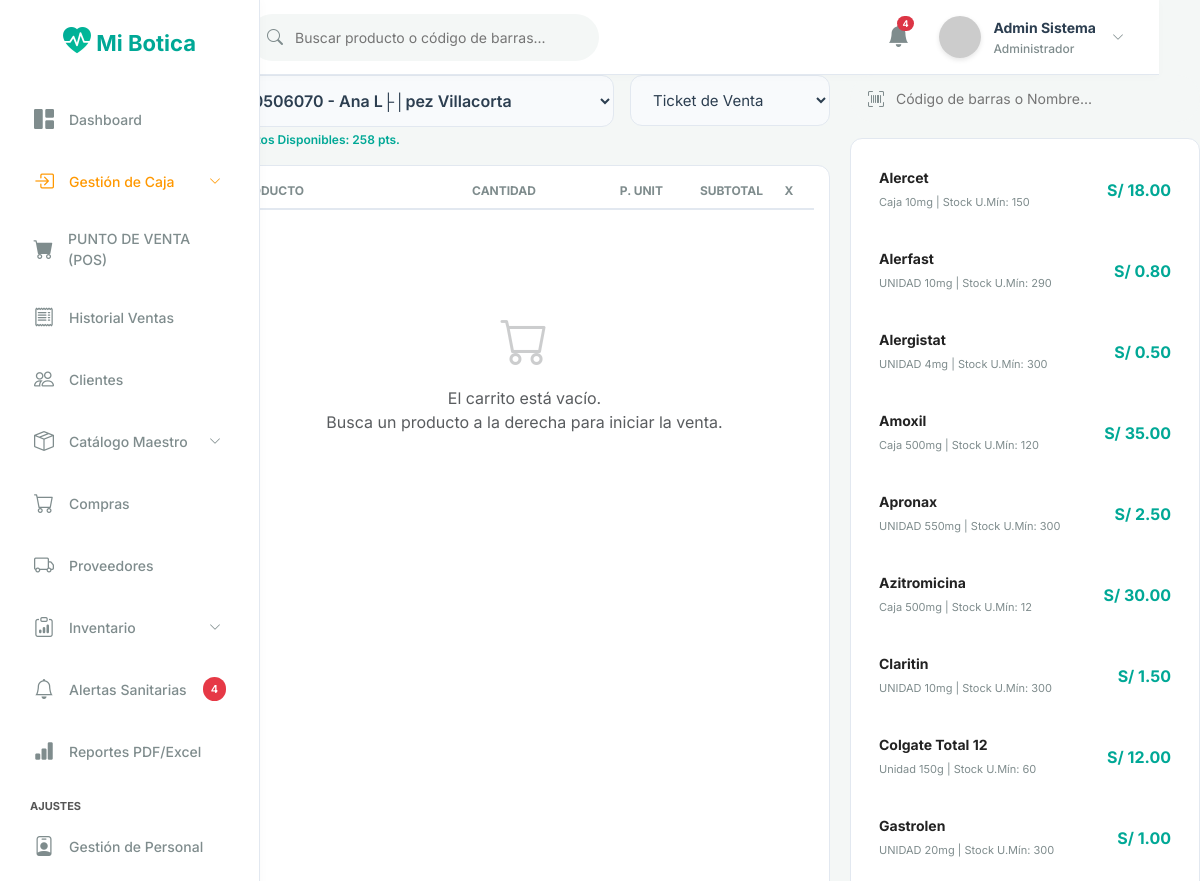
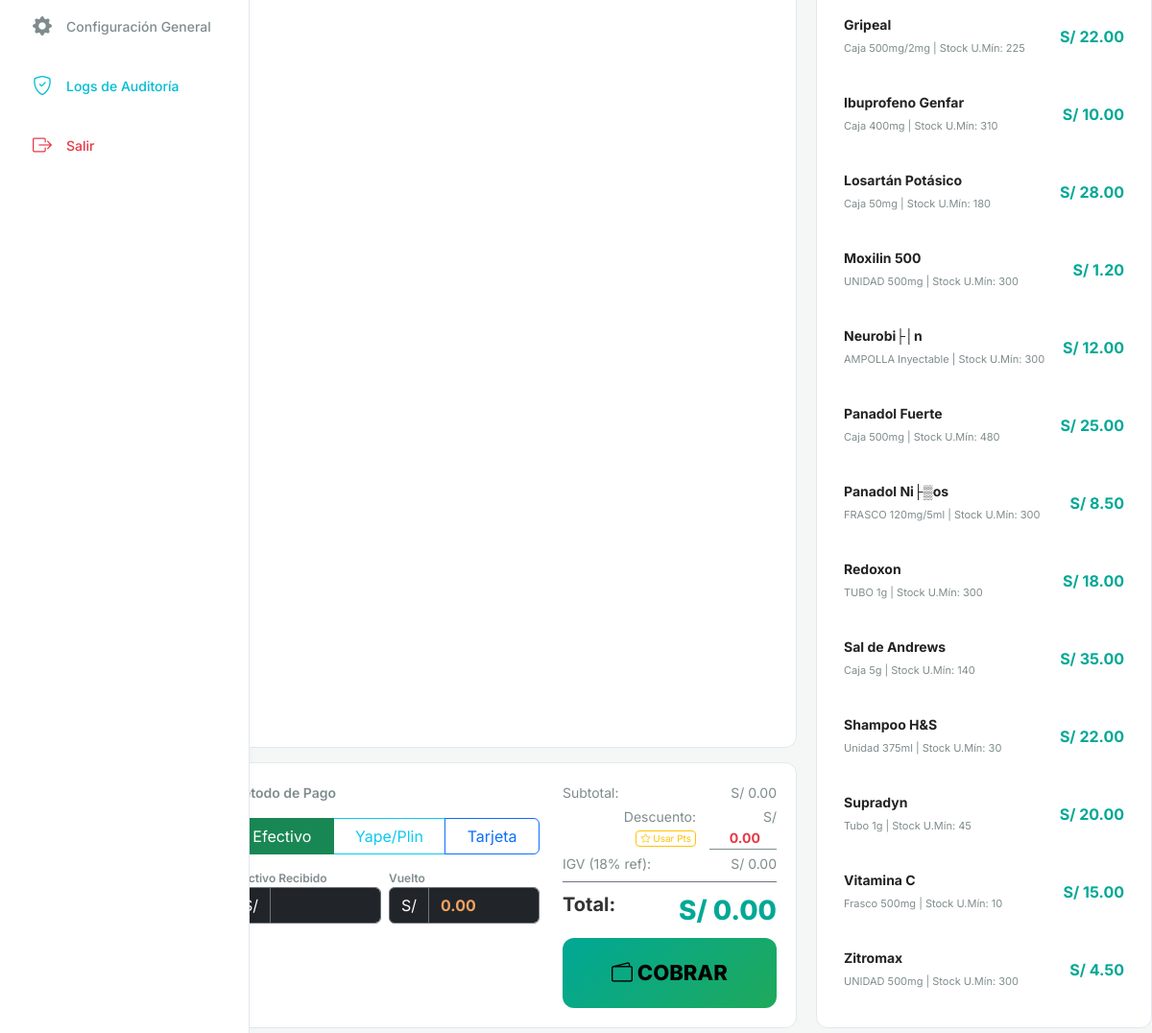
Screenshot of /venta/pos (signed in) with the database file from the repository (2 pictures, top to bottom).
### tables this page shows
CREATE TABLE `productos` (
  `id` int NOT NULL AUTO_INCREMENT,
  `codigo_barras` varchar(50) DEFAULT NULL,
  `nombre_generico` varchar(150) NOT NULL,
  `nombre_comercial` varchar(150) NOT NULL,
  `concentracion` varchar(100) DEFAULT NULL,
  `forma_farmaceutica` varchar(100) DEFAULT NULL,
  `id_laboratorio` int DEFAULT NULL,
  `id_categoria` int DEFAULT NULL,
  `precio_compra` decimal(10,2) NOT NULL DEFAULT '0.00',
  `precio_venta` decimal(10,2) NOT NULL DEFAULT '0.00',
  `margen_ganancia` decimal(5,2) NOT NULL DEFAULT '0.00',
  `unidad_medida` varchar(50) DEFAULT NULL,
  `requiere_receta` tinyint(1) DEFAULT '0',
  `stock_actual` int NOT NULL DEFAULT '0',
  `stock_minimo` int NOT NULL DEFAULT '10',
  `estado` tinyint(1) DEFAULT '1',
  `fraccionable` tinyint(1) DEFAULT '0',
  `unidades_por_caja` int DEFAULT '1',
  `unidad_fraccion` varchar(50) DEFAULT NULL,
  `precio_fraccion` decimal(10,2) DEFAULT '0.00',
  PRIMARY KEY (`id`),
  UNIQUE KEY `codigo_barras` (`codigo_barras`),
  KEY `id_laboratorio` (`id_laboratorio`),
  KEY `id_categoria` (`id_categoria`),
  CONSTRAINT `productos_ibfk_1` FOREIGN KEY (`id_laboratorio`) REFERENCES `laboratorios` (`id`) ON DELETE SET NULL,
  CONSTRAINT `productos_ibfk_2` FOREIGN KEY (`id_categoria`) REFERENCES `categorias` (`id`) ON DELETE SET NULL
);

### app/controllers/VentaController.php (called while the page is built, shortened)
<?php
class VentaController extends Controller {
    public function pos() {
        $cliModel = $this->model('Cliente');
        $prodModel = $this->model('Producto');
        $configModel = $this->model('Configuracion');
        $data = [
            'title' => 'Punto de Venta',
            'clientes' => $cliModel->getAll(),
            'productos' => $prodModel->getAll(),
            'igv' => $configModel->get('igv')
        ];
        $this->view('ventas/pos', $data);
    }
}

### app/core/App.php (called while the page is built, shortened)
<?php
class App {
    protected $method = 'login';
    public function __construct() {
        $url = $this->parseUrl();
        if (isset($url[0]) && file_exists('../app/controllers/' . ucfirst($url[0]) . 'Controller.php')) {
            unset($url[0]);
        }
        $this->controller = new $this->controller;
        if (isset($url[1])) {
            if (method_exists($this->controller, $url[1])) {
                $this->method = $url[1];
                unset($url[1]);
            }
        }
        $this->params = $url ? array_values($url) : [];
        call_user_func_array([$this->controller, $this->method], $this->params);
    }
    public function parseUrl() {
        if (isset($_GET['url'])) {
            return explode('/', filter_var(rtrim($_GET['url'], '/'), FILTER_SANITIZE_URL));
        }
        return [];
    }
}

### public/index.php (called while the page is built, shortened)
<?php
require_once '../app/config/database.php';
require_once '../app/core/App.php';
require_once '../app/core/Controller.php';
$app = new App();

### app/models/Cliente.php (called while the page is built, shortened)
<?php
class Cliente {
    private $conn;
    public function __construct() {
        $db = new Database();
        $this->conn = $db->getConnection();
    }
    public function getAll() {
        $stmt = $this->conn->prepare("SELECT * FROM clientes WHERE estado = 1 ORDER BY nombres");
        $stmt->execute();
        return $stmt->fetchAll(PDO::FETCH_ASSOC);
    }
}

### app/config/database.php (called while the page is built, shortened)
<?php
class Database {
    private $host = "localhost";
    private $db_name = "botica_db";
    private $username = "root";
    private $password = "";
    public function getConnection() {
        $this->conn = null;
        try {
            $this->conn = new PDO("mysql:host=" . $this->host . ";dbname=" . $this->db_name . ";charset=utf8mb4", $this->username, $this->password);
            $this->conn->exec("SET NAMES utf8mb4");
        } catch(PDOException $exception) {
            error_log("Error de conexión a la base de datos: " . $exception->getMessage());
            die("No se pudo conectar con la base de datos. Intente nuevamente más tarde.");
        }
        return $this->conn;
    }
}
?>

### app/models/Producto.php (called while the page is built, shortened)
<?php
class Producto {
    private $conn;
    public function __construct() {
        $db = new Database();
        $this->conn = $db->getConnection();
    }
    public function getAll() {
        $query = "SELECT p.*, c.nombre as categoria, l.nombre as laboratorio
                  FROM productos p
                  LEFT JOIN categorias c ON p.id_categoria = c.id
                  LEFT JOIN laboratorios l ON p.id_laboratorio = l.id
                  WHERE p.estado = 1 ORDER BY p.nombre_comercial";
        $stmt = $this->conn->prepare($query);
        $stmt->execute();
        return $stmt->fetchAll(PDO::FETCH_ASSOC);
    }
}

### app/views/ventas/pos.php (the view, shortened to what this page needs)
<div class="pos-layout">
    <div class="pos-left">
        <form action="<?php echo BASE_URL; ?>venta/save" method="POST" id="formVenta" style="display:flex; flex-direction:column; height: 100%;">
            <div class="d-flex gap-3 mb-3">
                <div class="flex-grow-1">
                    <select class="form-control-custom" name="id_cliente" required style="font-size: 16px; font-weight: 600;">
                        <?php foreach($data['clientes'] as $cli): ?>
                            <option value="<?php echo $cli['id']; ?>" data-puntos="<?php echo $cli['puntos_acumulados'] ?? 0; ?>"><?php echo htmlspecialchars($cli['num_documento'] . ' - ' . $cli['nombres']); ?></option>
                        <?php endforeach; ?>
                    </select>
                    <div id="puntosBlock" class="mt-1" style="display:none; font-size:12px; font-weight:600; color: var(--accent-primary);">
                        <i class="bi bi-star-fill text-warning"></i> Puntos Disponibles: <span id="lblPuntos">0</span> pts.
                    </div>
                </div>
                <div style="width: 200px;">
                    <select class="form-control-custom" name="tipo_comprobante" required>
                        <option value="Ticket">Ticket de Venta</option>
                    </select>
                </div>
            </div>
            <div class="pos-cart" id="cartContainer">
                <table style="width: 100%; color: #222;">
                    <thead>
                        <tr style="border-bottom: 2px solid var(--border-color); color:var(--text-secondary); font-size:12px; text-transform:uppercase;">
                            <th class="pb-2">Producto</th>
                            <th class="pb-2 text-center" width="120">Cantidad</th>
                            <th class="pb-2 text-end" width="100">P. Unit</th>
                            <th class="pb-2 text-end" width="100">Subtotal</th>
                            <th class="pb-2 text-center" width="50">X</th>
                        </tr>
                    </thead>
                    <tbody id="cartItems">
                    </tbody>
                </table>
                <div id="cartEmpty" class="text-center text-muted mt-5 mt-md-5 pt-5">
                    <i class="bi bi-cart" style="font-size: 48px; opacity:0.3;"></i>
                    <p class="mt-2">El carrito está vacío.<br>Busca un producto a la derecha para iniciar la venta.</p>
                </div>
            </div>
            <div class="pos-totals">
                <div class="row">
                    <div class="col-md-7">
                        <div class="d-flex flex-column gap-3 mb-3">
                            <label class="form-label mb-0" style="color:var(--text-secondary);">Método de Pago</label>
                            <div class="btn-group" role="group" aria-label="Metodo de pago">
                                <label class="btn btn-outline-success" for="btnEfecti">Efectivo</label>
                                <label class="btn btn-outline-info" for="btnYape">Yape/Plin</label>
                                <label class="btn btn-outline-primary" for="btnTarj">Tarjeta</label>
                            </div>
                        </div>
                        <div class="row g-2">
                            <div class="col-6">
                                <label class="form-label mb-0" style="color:var(--text-secondary); font-size:12px;">Efectivo Recibido</label>
                                <div class="input-group">
                                    <span class="input-group-text bg-dark border-secondary text-white">S/</span>
                                    <input type="number" step="0.01" class="form-control bg-dark border-secondary text-white fw-bold" name="pago_recibido" id="inPago" placeholder="0.00" oninput="calcularVuelto()">
                                </div>
                            </div>
                            <div class="col-6">
                                <label class="form-label mb-0" style="color:var(--text-secondary); font-size:12px;">Vuelto</label>
                                <div class="input-group">
                                    <span class="input-group-text bg-dark border-secondary text-white">S/</span>
                                    <input type="number" class="form-control bg-dark border-secondary text-warning fw-bold" name="vuelto_venta" id="inVuelto" value="0.00" readonly>
                                </div>
                            </div>
                        </div>
                    </div>
                    <div class="col-md-5 d-flex flex-column justify-content-between text-end">
                        <div>
                            <div class="d-flex justify-content-between mb-1" style="font-size:14px; color:var(--text-secondary);">
                                <span>Subtotal:</span>
                                <span id="txtSub">S/ 0.00</span>
                            </div>
                            <div class="d-flex justify-content-between mb-1" style="font-size:14px; color:var(--text-secondary);">
                                <div>
                                    <span>Descuento:</span>
                                    <button type="button" id="btnCanjear" class="btn btn-sm btn-outline-warning ms-1 py-0 px-1" style="font-size:10px; display:none;" onclick="canjearPuntos()"><i class="bi bi-star"></i> Usar Pts</button>
                                </div>
                                <div>
                                    <span>S/</span>
                                    <input type="number" step="0.01" min="0" id="inDesc" style="width: 70px; text-align:right; border: none; border-bottom: 1px solid var(--text-secondary); background: transparent; color: var(--danger); font-weight:bold; outline:none;" value="0.00" oninput="renderCarrito()">
                                </div>
                            </div>
                            <div class="d-flex justify-content-between mb-2 pb-2 border-bottom border-secondary" style="font-size:14px; color:var(--text-secondary);">
                                <span>IGV (<?php echo htmlspecialchars($data['igv']); ?>% ref):</span>
                                <span id="txtIgv">S/ 0.00</span>
                            </div>
                            <div class="d-flex justify-content-between">
                                <span style="font-size: 20px; font-weight:700; color:#333;">Total:</span>
                                <span style="font-size: 28px; font-weight:800; color:var(--accent-primary);" id="txtTot">S/ 0.00</span>
                            </div>
                        </div>
                        <button type="button" class="btn-pay mt-2" id="btnCobrar" onclick="confirmarVenta()">
                            <i class="bi bi-wallet2"></i> COBRAR
                        </button>
                    </div>
                </div>
            </div>
        </form>
    </div>
    <div class="pos-right">
        <div class="search-box mb-3">
            <i class="bi bi-upc-scan"></i>
            <input type="text" id="buscadorPOS" placeholder="Código de barras o Nombre..." onkeyup="filtrarCatalogo()" autofocus>
        </div>
        <div class="pos-catalog" id="catList">
            <?php foreach($data['productos'] as $prod):
                $stock = $prod['stock_actual'];
                $disabledClass = $stock <= 0 ? 'disabled' : '';
                $jsonP = json_encode([
                    'id' => $prod['id'],
                    'codigo_barras' => $prod['codigo_barras'],
                    'nombre' => $prod['nombre_comercial'],
                    'precio' => $prod['precio_venta'],
                    'precio_fraccion' => isset($prod['precio_fraccion']) ? $prod['precio_fraccion'] : 0,
                    'fraccionable' => isset($prod['fraccionable']) ? $prod['fraccionable'] : 0,
                    'unidad_fraccion' => isset($prod['unidad_fraccion']) ? $prod['unidad_fraccion'] : 'Fracción',
                    'unidad_medida' => $prod['unidad_medida'] ? $prod['unidad_medida'] : 'Caja',
                    'unidades_por_caja' => isset($prod['unidades_por_caja']) ? $prod['unidades_por_caja'] : 1,
                    'stock' => $stock,
                    'requiere_receta' => $prod['requiere_receta']
                ]);
            ?>
            <div class="item-card <?php echo $disabledClass; ?>" data-id="<?php echo $prod['id']; ?>" data-busqueda="<?php echo strtolower($prod['codigo_barras'] . ' ' . $prod['nombre_comercial'] . ' ' . $prod['nombre_generico']); ?>" onclick='agregarAlCarrito(<?php echo htmlspecialchars($jsonP, ENT_QUOTES); ?>)'>
                <div style="flex-grow:1;">
                    <strong style="color:#222; display:block; font-size: 14px;"><?php echo htmlspecialchars($prod['nombre_comercial']); ?></strong>
                    <span style="font-size: 11px; color:var(--text-secondary);"><?php echo htmlspecialchars($prod['unidad_medida'] . ' ' . $prod['concentracion']); ?> | <span data-stock-label><?php echo $stock > 0 ? "Stock U.Mín: $stock" : "<span class='text-danger'>Agotado</span>"; ?></span></span>
                </div>
                <div style="font-weight: 700; color: var(--accent-primary); font-size: 16px;">
                    S/ <?php echo number_format($prod['precio_venta'], 2); ?>
                </div>
            </div>
            <?php endforeach; ?>
        </div>
    </div>
</div>

### rows the page displays
productos: nombre_comercial "Alercet", unidad_medida+concentracion "Caja 10mg", stock_actual "150", precio_venta "18.00"
productos: nombre_comercial "Alerfast", unidad_medida+concentracion "UNIDAD 10mg", stock_actual "290", precio_venta "0.80"
productos: nombre_comercial "Alergistat", unidad_medida+concentracion "UNIDAD 4mg", stock_actual "300", precio_venta "0.50"
productos: nombre_comercial "Amoxil", unidad_medida+concentracion "Caja 500mg", stock_actual "120", precio_venta "35.00"
productos: nombre_comercial "Apronax", unidad_medida+concentracion "UNIDAD 550mg", stock_actual "300", precio_venta "2.50"
productos: nombre_comercial "Azitromicina", unidad_medida+concentracion "Caja 500mg", stock_actual "12", precio_venta "30.00"
productos: nombre_comercial "Claritin", unidad_medida+concentracion "UNIDAD 10mg", stock_actual "300", precio_venta "1.50"
productos: nombre_comercial "Colgate Total 12", unidad_medida+concentracion "Unidad 150g", stock_actual "60", precio_venta "12.00"
productos: nombre_comercial "Gastrolen", unidad_medida+concentracion "UNIDAD 20mg", stock_actual "300", precio_venta "1.00"
productos: nombre_comercial "Gripeal", unidad_medida+concentracion "Caja 500mg/2mg", stock_actual "225", precio_venta "22.00"
productos: nombre_comercial "Ibuprofeno Genfar", unidad_medida+concentracion "Caja 400mg", stock_actual "310", precio_venta "10.00"
productos: nombre_comercial "Losartán Potásico", unidad_medida+concentracion "Caja 50mg", stock_actual "180", precio_venta "28.00"
productos: nombre_comercial "Moxilin 500", unidad_medida+concentracion "UNIDAD 500mg", stock_actual "300", precio_venta "1.20"
productos: nombre_comercial "Neurobi├│n", unidad_medida+concentracion "AMPOLLA Inyectable", stock_actual "300", precio_venta "12.00"
productos: nombre_comercial "Panadol Fuerte", unidad_medida+concentracion "Caja 500mg", stock_actual "480", precio_venta "25.00"
productos: nombre_comercial "Panadol Ni├▒os", unidad_medida+concentracion "FRASCO 120mg/5ml", stock_actual "300", precio_venta "8.50"
productos: nombre_comercial "Redoxon", unidad_medida+concentracion "TUBO 1g", stock_actual "300", precio_venta "18.00"
productos: nombre_comercial "Sal de Andrews", unidad_medida+concentracion "Caja 5g", stock_actual "140", precio_venta "35.00"
productos: nombre_comercial "Shampoo H&S", unidad_medida+concentracion "Unidad 375ml", stock_actual "30", precio_venta "22.00"
productos: nombre_comercial "Supradyn", unidad_medida+concentracion "Tubo 1g", stock_actual "45", precio_venta "20.00"
productos: nombre_comercial "Vitamina C", unidad_medida+concentracion "Frasco 500mg", stock_actual "10", precio_venta "15.00"
productos: nombre_comercial "Zitromax", unidad_medida+concentracion "UNIDAD 500mg", stock_actual "300", precio_venta "4.50"

### other values shown
$_totalNotifs "4"
$_SESSION['nombre'] "Admin Sistema"
$roles[$_SESSION['rol_id'] ?? 1] "Administrador"
$data['igv'] "18"
form field id_cliente "40506070 - Ana L├│pez Villacorta"
